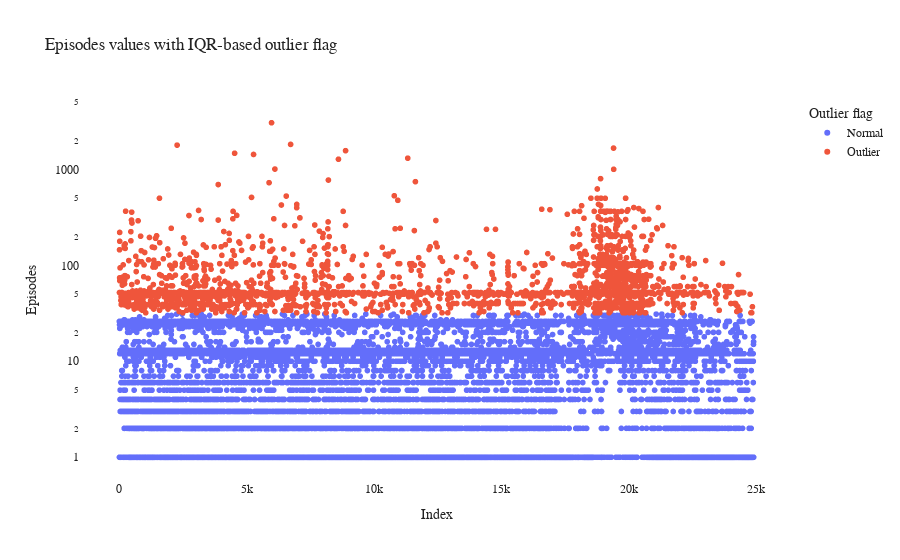

Notebook code for this chart:
### Code cell
# Outlier inspection for Episodes
if "Episodes" in df_typed.columns:
    lb_eps, ub_eps, mask_eps_outlier = detect_outliers_iqr(df_typed["Episodes"], factor=1.5)

    n_total_eps = df_typed["Episodes"].notna().sum()
    n_outliers_eps = int(mask_eps_outlier.sum())

    print("=== Outlier inspection - Episodes ===")
    print(f"IQR lower bound : {lb_eps:.2f}")
    print(f"IQR upper bound : {ub_eps:.2f}")
    print(f"Non-missing rows: {n_total_eps}")
    print(f"Outlier count   : {n_outliers_eps} ({n_outliers_eps / n_total_eps * 100:.2f} percent)")

    eps_outliers = df_typed.loc[mask_eps_outlier, ["Name", "Type", "Episodes"]].sort_values("Episodes")
    print("\nExamples of lowest and highest Episodes outliers:")
    display(pd.concat([eps_outliers.head(5), eps_outliers.tail(5)]))

    fig_eps = px.scatter(
        df_typed,
        x=np.arange(len(df_typed)),
        y="Episodes",
        color=mask_eps_outlier.map({True: "Outlier", False: "Normal"}),
        labels={"x": "Index", "Episodes": "Episodes", "color": "Outlier flag"},
        title="Episodes values with IQR-based outlier flag",
    )
    fig_eps.update_yaxes(type="log")
    fig_eps.show()

### Figure 1 — Plotly figure (JSON) as saved in the notebook; plotly's stock layout.template omitted (floating-point values rounded to 4 significant figures; data arrays with more than 128 entries replaced by an {"elided": "..."} marker saying what was removed)
{"data": [{"hovertemplate": "Outlier flag=Normal<br>Index=%{x}<br>Episodes=%{y}<extra></extra>", "legendgroup": "Normal", "marker": {"color": "#636EFA", "symbol": "circle"}, "mode": "markers", "name": "Normal", "showlegend": true, "type": "scattergl", "x": {"elided": "22049 int values"}, "xaxis": "x", "y": {"elided": "22049 float values"}, "yaxis": "y"}, {"hovertemplate": "Outlier flag=Outlier<br>Index=%{x}<br>Episodes=%{y}<extra></extra>", "legendgroup": "Outlier", "marker": {"color": "#EF553B", "symbol": "circle"}, "mode": "markers", "name": "Outlier", "showlegend": true, "type": "scattergl", "x": {"elided": "2856 int values"}, "xaxis": "x", "y": {"elided": "2856 float values"}, "yaxis": "y"}], "layout": {"legend": {"title": {"text": "Outlier flag"}, "tracegroupgap": 0}, "title": {"text": "Episodes values with IQR-based outlier flag"}, "xaxis": {"anchor": "y", "domain": [0, 1], "title": {"text": "Index"}}, "yaxis": {"anchor": "x", "domain": [0, 1], "title": {"text": "Episodes"}, "type": "log"}}}
